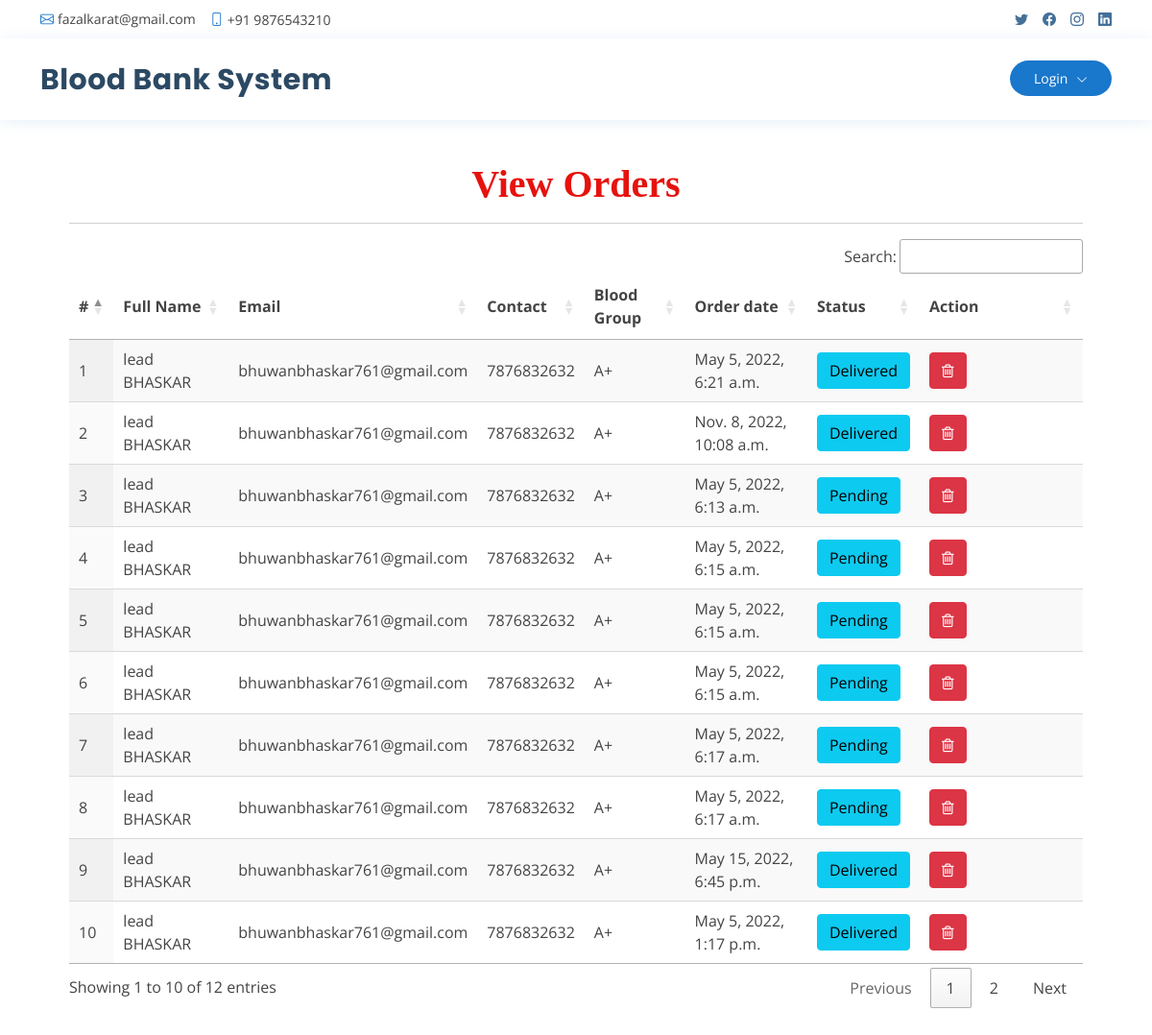
The app's page /all_order with its own data.
### blood_app/models.py (models this page shows, shortened)
class Order(models.Model):
    status = models.CharField(max_length=100, null=True, blank=True)
    user = models.ForeignKey(UserProfile, on_delete=models.CASCADE, null=True, blank=True)
    blood_donation = models.ForeignKey(Blood_Donation, on_delete=models.CASCADE, null=True, blank=True)
    amount = models.CharField(max_length=100, null=True, blank=True)
    created = models.DateTimeField(auto_now=True,null=True)

class UserProfile(models.Model):
    user = models.ForeignKey(User, on_delete=models.CASCADE, null=True)
    contact = models.CharField(max_length=100, null=True)
    address = models.CharField(max_length=100, null=True)
    blood_group = models.ForeignKey(Category, on_delete=models.CASCADE, null=True, blank=True)
    dob = models.DateField(null=True)
    image = models.FileField(null=True)

class Blood_Donation(models.Model):
    status = models.CharField(max_length=100, null=True, blank=True)
    user = models.ForeignKey(UserProfile, on_delete=models.CASCADE, null=True, blank=True)
    blood_group = models.ForeignKey(Category, on_delete=models.CASCADE, null=True, blank=True)
    place = models.CharField(max_length=100, null=True, blank=True)
    purpose = models.CharField(max_length=100, null=True, blank=True)
    created = models.DateTimeField(auto_now=True,null=True)
    active = models.BooleanField(null=True, blank=True, default=False)

class Category(models.Model):
    name = models.CharField(max_length=100, null=True, blank=True)

### blood_app/views.py (the view)
# urls.py: path('all_order', all_order, name='all_order'),
def all_order(request):
    data = Order.objects.filter()
    return render(request, "all_order.html",{'data':data})

### blood_app/templates/all_order.html
{% extends 'index.html' %}
{% load static %}
{% block body %}
<br>
<div class="container-fluid" style="width:90%;margin-top:8%">
                    <div class="container-fluid">
                        <h1 align="center" style="font-weight:bold;font-family : 'Monotype Corsiva' ; color : #E6120E ;margin-top:4%">View Orders</h1>
                         </div><hr>
                                <table id="example" class="display" style="width:100%">
                                  <thead>
                                    <tr>
                                      <th>#</th>
                                      <th>Full Name</th>
                                      <th>Email</th>
                                      <th>Contact</th>
                                      <th>Blood Group</th>
                                      <th>Order date</th>
                                      <th>Status</th>
                                      <th>Action</th>
                                  </tr>
                              </thead>
                              <tbody>
                              {% for i in data %}
                                <tr>
                                  <td>{{forloop.counter}}</td>
                                  <td>{{i.user.user.first_name}} {{i.user.user.last_name}}</td>
                                  <td>{{i.user.user.email}}</td>
                                  <td>{{i.user.contact}}</td>
                                  <td>{{i.blood_donation.blood_group.name}}</td>
                                  <td>{{i.created}}</td>
                                  <td>
                                        <a href="{% url 'change_order_status' i.id %}" ><button class="btn btn-info" onclick="return confirm('Are you sure to change status?')">{{i.status}}</button></a>
                                  </td>
                                    <td style="width:150px">
                                      <a href="{% url 'delete_order' i.id %}" ><button class="btn btn-danger" onclick="return confirm('Are you sure?')"><i class="fa fa-trash-o"></i></button></a></td>
                              </tr>
                              {% endfor %}
                          </tbody>
                      </table>
                  </div>
{% endblock %}

### blood_app/static/css/style.css (style rules this page uses)
body { font-family: "Open Sans", sans-serif; color: #444444; }
a { color: #1977cc; text-decoration: none; }
h1, h2, h3, h4, h5, h6 { font-family: "Raleway", sans-serif; }

### records on screen
Order: user.user.first_name "lead", user.user.last_name "BHASKAR", user.user.email "bhuwanbhaskar761@gmail.com", user.contact "7876832632", blood_donation.blood_group.name "A+", created "May 5, 2022, 6:21 a.m.", status "Delivered"
Order: user.user.first_name "lead", user.user.last_name "BHASKAR", user.user.email "bhuwanbhaskar761@gmail.com", user.contact "7876832632", blood_donation.blood_group.name "A+", created "Nov. 8, 2022, 10:08 a.m.", status "Delivered"
Order: user.user.first_name "lead", user.user.last_name "BHASKAR", user.user.email "bhuwanbhaskar761@gmail.com", user.contact "7876832632", blood_donation.blood_group.name "A+", created "May 5, 2022, 6:13 a.m.", status "Pending"
Order: user.user.first_name "lead", user.user.last_name "BHASKAR", user.user.email "bhuwanbhaskar761@gmail.com", user.contact "7876832632", blood_donation.blood_group.name "A+", created "May 5, 2022, 6:15 a.m.", status "Pending"
Order: user.user.first_name "lead", user.user.last_name "BHASKAR", user.user.email "bhuwanbhaskar761@gmail.com", user.contact "7876832632", blood_donation.blood_group.name "A+", created "May 5, 2022, 6:15 a.m.", status "Pending"
Order: user.user.first_name "lead", user.user.last_name "BHASKAR", user.user.email "bhuwanbhaskar761@gmail.com", user.contact "7876832632", blood_donation.blood_group.name "A+", created "May 5, 2022, 6:15 a.m.", status "Pending"
Order: user.user.first_name "lead", user.user.last_name "BHASKAR", user.user.email "bhuwanbhaskar761@gmail.com", user.contact "7876832632", blood_donation.blood_group.name "A+", created "May 5, 2022, 6:17 a.m.", status "Pending"
Order: user.user.first_name "lead", user.user.last_name "BHASKAR", user.user.email "bhuwanbhaskar761@gmail.com", user.contact "7876832632", blood_donation.blood_group.name "A+", created "May 5, 2022, 6:17 a.m.", status "Pending"
Order: user.user.first_name "lead", user.user.last_name "BHASKAR", user.user.email "bhuwanbhaskar761@gmail.com", user.contact "7876832632", blood_donation.blood_group.name "A+", created "May 15, 2022, 6:45 p.m.", status "Delivered"
Order: user.user.first_name "lead", user.user.last_name "BHASKAR", user.user.email "bhuwanbhaskar761@gmail.com", user.contact "7876832632", blood_donation.blood_group.name "A+", created "May 5, 2022, 1:17 p.m.", status "Delivered"
